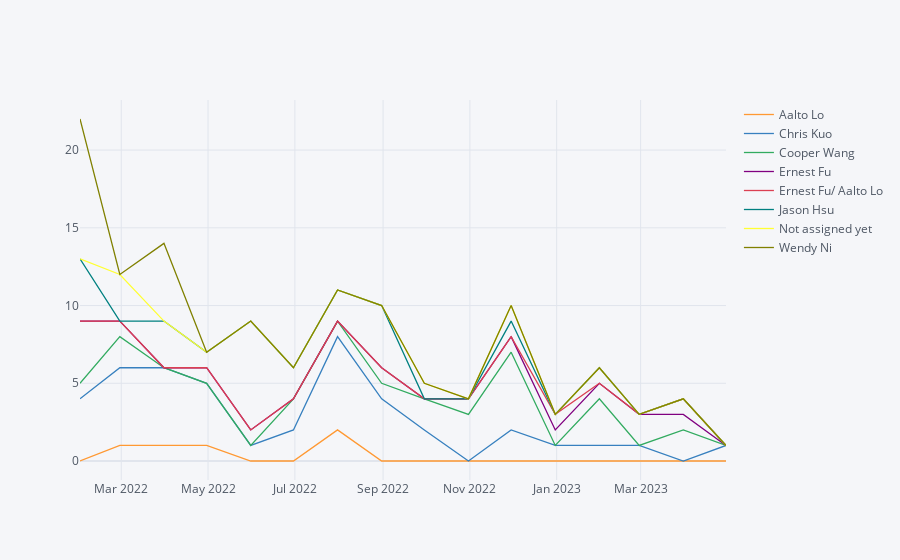

Notebook code cell kept with this figure:
### Code cell
df_consumer.unstack()['GMLA Phase'].transpose().iplot(kind='area')

### Figure 1 — Plotly figure (JSON) as saved in the notebook; plotly's stock layout.template omitted (floating-point values rounded to 4 significant figures)
{"data": [{"line": {"color": "rgba(255, 153, 51, 1.0)", "dash": "solid", "shape": "linear", "width": 1.3}, "mode": "lines", "name": "Aalto Lo", "text": "", "type": "scatter", "x": ["2022-01-31", "2022-02-28", "2022-03-31", "2022-04-30", "2022-05-31", "2022-06-30", "2022-07-31", "2022-08-31", "2022-09-30", "2022-10-31", "2022-11-30", "2022-12-31", "2023-01-31", "2023-02-28", "2023-03-31", "2023-04-30"], "y": [0, 1, 1, 1, 0, 0, 2, 0, 0, 0, 0, 0, 0, 0, 0, 0]}, {"line": {"color": "rgba(55, 128, 191, 1.0)", "dash": "solid", "shape": "linear", "width": 1.3}, "mode": "lines", "name": "Chris Kuo", "text": "", "type": "scatter", "x": ["2022-01-31", "2022-02-28", "2022-03-31", "2022-04-30", "2022-05-31", "2022-06-30", "2022-07-31", "2022-08-31", "2022-09-30", "2022-10-31", "2022-11-30", "2022-12-31", "2023-01-31", "2023-02-28", "2023-03-31", "2023-04-30"], "y": [4, 6, 6, 5, 1, 2, 8, 4, 2, 0, 2, 1, 1, 1, 0, 1]}, {"line": {"color": "rgba(50, 171, 96, 1.0)", "dash": "solid", "shape": "linear", "width": 1.3}, "mode": "lines", "name": "Cooper Wang", "text": "", "type": "scatter", "x": ["2022-01-31", "2022-02-28", "2022-03-31", "2022-04-30", "2022-05-31", "2022-06-30", "2022-07-31", "2022-08-31", "2022-09-30", "2022-10-31", "2022-11-30", "2022-12-31", "2023-01-31", "2023-02-28", "2023-03-31", "2023-04-30"], "y": [5, 8, 6, 5, 1, 4, 9, 5, 4, 3, 7, 1, 4, 1, 2, 1]}, {"line": {"color": "rgba(128, 0, 128, 1.0)", "dash": "solid", "shape": "linear", "width": 1.3}, "mode": "lines", "name": "Ernest Fu", "text": "", "type": "scatter", "x": ["2022-01-31", "2022-02-28", "2022-03-31", "2022-04-30", "2022-05-31", "2022-06-30", "2022-07-31", "2022-08-31", "2022-09-30", "2022-10-31", "2022-11-30", "2022-12-31", "2023-01-31", "2023-02-28", "2023-03-31", "2023-04-30"], "y": [9, 9, 6, 6, 2, 4, 9, 6, 4, 4, 8, 2, 5, 3, 3, 1]}, {"line": {"color": "rgba(219, 64, 82, 1.0)", "dash": "solid", "shape": "linear", "width": 1.3}, "mode": "lines", "name": "Ernest Fu/ Aalto Lo", "text": "", "type": "scatter", "x": ["2022-01-31", "2022-02-28", "2022-03-31", "2022-04-30", "2022-05-31", "2022-06-30", "2022-07-31", "2022-08-31", "2022-09-30", "2022-10-31", "2022-11-30", "2022-12-31", "2023-01-31", "2023-02-28", "2023-03-31", "2023-04-30"], "y": [9, 9, 6, 6, 2, 4, 9, 6, 4, 4, 8, 3, 5, 3, 4, 1]}, {"line": {"color": "rgba(0, 128, 128, 1.0)", "dash": "solid", "shape": "linear", "width": 1.3}, "mode": "lines", "name": "Jason Hsu", "text": "", "type": "scatter", "x": ["2022-01-31", "2022-02-28", "2022-03-31", "2022-04-30", "2022-05-31", "2022-06-30", "2022-07-31", "2022-08-31", "2022-09-30", "2022-10-31", "2022-11-30", "2022-12-31", "2023-01-31", "2023-02-28", "2023-03-31", "2023-04-30"], "y": [13, 9, 9, 7, 9, 6, 11, 10, 4, 4, 9, 3, 6, 3, 4, 1]}, {"line": {"color": "rgba(255, 255, 51, 1.0)", "dash": "solid", "shape": "linear", "width": 1.3}, "mode": "lines", "name": "Not assigned yet", "text": "", "type": "scatter", "x": ["2022-01-31", "2022-02-28", "2022-03-31", "2022-04-30", "2022-05-31", "2022-06-30", "2022-07-31", "2022-08-31", "2022-09-30", "2022-10-31", "2022-11-30", "2022-12-31", "2023-01-31", "2023-02-28", "2023-03-31", "2023-04-30"], "y": [13, 12, 9, 7, 9, 6, 11, 10, 5, 4, 10, 3, 6, 3, 4, 1]}, {"line": {"color": "rgba(128, 128, 0, 1.0)", "dash": "solid", "shape": "linear", "width": 1.3}, "mode": "lines", "name": "Wendy Ni", "text": "", "type": "scatter", "x": ["2022-01-31", "2022-02-28", "2022-03-31", "2022-04-30", "2022-05-31", "2022-06-30", "2022-07-31", "2022-08-31", "2022-09-30", "2022-10-31", "2022-11-30", "2022-12-31", "2023-01-31", "2023-02-28", "2023-03-31", "2023-04-30"], "y": [22, 12, 14, 7, 9, 6, 11, 10, 5, 4, 10, 3, 6, 3, 4, 1]}], "layout": {"legend": {"bgcolor": "#F5F6F9", "font": {"color": "#4D5663"}}, "paper_bgcolor": "#F5F6F9", "plot_bgcolor": "#F5F6F9", "title": {"font": {"color": "#4D5663"}}, "xaxis": {"gridcolor": "#E1E5ED", "showgrid": true, "tickfont": {"color": "#4D5663"}, "title": {"font": {"color": "#4D5663"}, "text": ""}, "zerolinecolor": "#E1E5ED"}, "yaxis": {"gridcolor": "#E1E5ED", "showgrid": true, "tickfont": {"color": "#4D5663"}, "title": {"font": {"color": "#4D5663"}, "text": ""}, "zerolinecolor": "#E1E5ED"}}}
